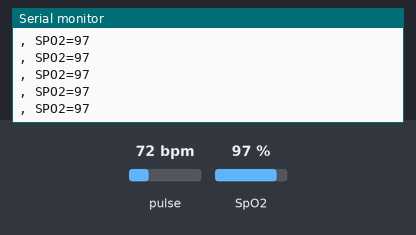
This sketch was run on a simulated Arduino Uno, built with avr-gcc and run on an emulated ATmega328P. On the bench: the last lines printed to the serial monitor. The test bench sets the inputs (shaded band); at power-on: SpO2 97 %, pulse 72 bpm.

Above: at 1.2 s.
1.3 s: SpO2 set to 80 %
At 1.8 s:
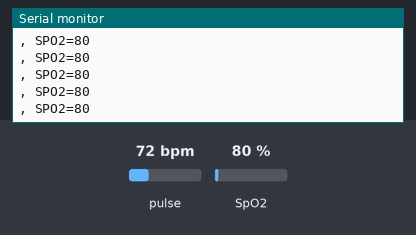
2.8 s: SpO2 set to 85 %
At 3.6 s:
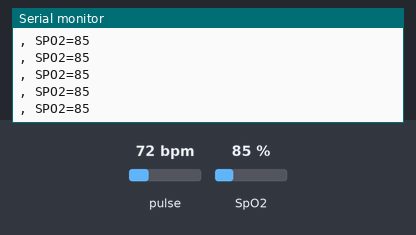
Timing chart, 0 to 5.8 s (numbered marks = the images above; inputs shaded):
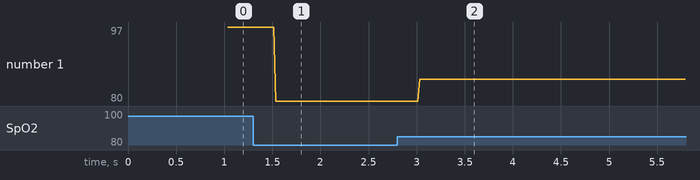

Measured:
- after the input at 1.3 s, the serial monitor: prints a new line after 0.23 s (image 1)
- after the input at 2.8 s, the serial monitor: prints a new line after 0.23 s (image 2)
- plotted number 1: 97 → 80 after the input at 1.3 s, 80 → 85 after the input at 2.8 s

The sketch:

spo2.ino
```cpp
///* This code works with MAX30102 + 128x32 OLED i2c + Buzzer and Arduino UNO
// * It's displays the Average BPM on the screen, with an animation and a buzzer sound
// * everytime a heart pulse is detected
// * It's a modified version of the HeartRate library example
// * Refer to www.surtrtech.com for more details or SurtrTech YouTube channel
// */
//
//
//#include <Wire.h>
//#include "MAX30105.h"           //MAX3010x library
//#include "heartRate.h"          //Heart rate calculating algorithm
//
//MAX30105 particleSensor;
//
//const byte RATE_SIZE = 4; //Increase this for more averaging. 4 is good.
//byte rates[RATE_SIZE]; //Array of heart rates
//byte rateSpot = 0;
//long lastBeat = 0; //Time at which the last beat occurred
//float beatsPerMinute;
//int beatAvg;
//
////#define SCREEN_WIDTH 128 // OLED display width, in pixels
////#define SCREEN_HEIGHT 32 // OLED display height, in pixels
////#define OLED_RESET    -1 // Reset pin # (or -1 if sharing Arduino reset pin)
//
////Adafruit_SSD1306 display(SCREEN_WIDTH, SCREEN_HEIGHT, &Wire, OLED_RESET); //Declaring the display name (display)
//
//
//
//void setup() {
//  Serial.begin(9600);
//  delay(100);
//  //display.begin(SSD1306_SWITCHCAPVCC, 0x3C); //Start the OLED display
//  //display.display();
//  //delay(3000);
//  // Initialize sensor
//  particleSensor.begin(Wire, I2C_SPEED_FAST); //Use default I2C port, 400kHz speed
//  particleSensor.setup(); //Configure sensor with default settings
// // particleSensor.setPulseAmplitudeRed(0x0A); //Turn Red LED to low to indicate sensor is running
//}
//
//void loop() {
// long irValue = particleSensor.getIR();    //Reading the IR value it will permit us to know if there's a finger on the sensor or not
// if(irValue > 7000){                                           //If a finger is detected
////    display.clearDisplay();                                   //Clear the display
////    display.drawBitmap(5, 5, logo2_bmp, 24, 21, WHITE);       //Draw the first bmp picture (little heart)
////    display.setTextSize(2);                                   //Near it display the average BPM you can display the BPM if you want
////    display.setTextColor(WHITE);
////    display.setCursor(50,0);
//    Serial.print(beatAvg);
//    Serial.println( "BPM");
////    display.setCursor(50,18);
//
////    display.display();
//
//  if (checkForBeat(irValue) == true)                        //If a heart beat is detected
//  {
////    display.clearDisplay();                                //Clear the display
////    display.drawBitmap(0, 0, logo3_bmp, 32, 32, WHITE);    //Draw the second picture (bigger heart)
////    display.setTextSize(2);                                //And still displays the average BPM
////    display.setTextColor(WHITE);
////    display.setCursor(50,0);
//    Serial.print(beatAvg);
//    Serial.println(" BPM");
////    display.setCursor(50,18);
//
//    delay(100);
//    //We sensed a beat!
//    long delta = millis() - lastBeat;                   //Measure duration between two beats
//    lastBeat = millis();
//
//    beatsPerMinute = 60 / (delta / 1000.0);           //Calculating the BPM
//
//    if (beatsPerMinute < 255 && beatsPerMinute > 20)               //To calculate the average we strore some values (4) then do some math to calculate the average
//    {
//      rates[rateSpot++] = (byte)beatsPerMinute; //Store this reading in the array
//      rateSpot %= RATE_SIZE; //Wrap variable
//
//      //Take average of readings
//      beatAvg = 0;
//      for (byte x = 0 ; x < RATE_SIZE ; x++)
//        beatAvg += rates[x];
//      beatAvg /= RATE_SIZE;
//    }
//  }
//
//}
//  if (irValue < 7000){       //If no finger is detected it inform the user and put the average BPM to 0 or it will be stored for the next measure
//     beatAvg=0;
//     Serial.println("Please Place Your Finger");
//
//     }
//
//}


/*
  Hardware Connections (Breakoutboard to Arduino):
  -5V = 5V (3.3V is allowed)
  -GND = GND
  -SDA = A4 (or SDA)
  -SCL = A5 (or SCL)
  -INT = Not connected

  The MAX30105 Breakout can handle 5V or 3.3V I2C logic. We recommend powering the board with 5V
  but it will also run at 3.3V.
*/

#include <Wire.h>
#include "MAX30105.h"
#include "spo2_algorithm.h"


MAX30105 particleSensor;


#if defined(__AVR_ATmega328P__) || defined(__AVR_ATmega168__)
//Arduino Uno doesn't have enough SRAM to store 50 samples of IR led data and red led data in 32-bit format
//To solve this problem, 16-bit MSB of the sampled data will be truncated. Samples become 16-bit data.
uint16_t irBuffer[50]; //infrared LED sensor data
uint16_t redBuffer[50];  //red LED sensor data
#else
uint32_t irBuffer[50]; //infrared LED sensor data
uint32_t redBuffer[50];  //red LED sensor data
#endif

int32_t heartRate; //heart rate value
int8_t validHeartRate;

int32_t spo2; //SPO2 value
int8_t validSPO2; //indicator to show if the SPO2 calculation is valid


void setup()
{
  Serial.begin(9600); // initialize serial communication at 115200 bits per second:


  // Initialize sensor
  if (!particleSensor.begin(Wire, I2C_SPEED_FAST)) //Use default I2C port, 400kHz speed
  {
    Serial.println(F("MAX30105 was not found. Please check wiring/power."));
    while (1);
  }

  particleSensor.setup(55, 4, 2, 200, 411, 4096); //Configure sensor with these settings
}

void loop()
{

  //read the first 50 samples, and determine the signal range
  for (byte i = 0 ; i < 50 ; i++)
  {
    while (particleSensor.available() == false) //do we have new data?
      particleSensor.check(); //Check the sensor for new data

    redBuffer[i] = particleSensor.getRed();
    irBuffer[i] = particleSensor.getIR();
    particleSensor.nextSample(); //We're finished with this sample so move to next sample
//    Serial.print(F("red="));
//    Serial.print(redBuffer[i], DEC);
//    Serial.print(F(", ir="));
//    Serial.println(irBuffer[i], DEC);
  }

  //calculate heart rate and SpO2 after first 50 samples (first 4 seconds of samples)
  maxim_heart_rate_and_oxygen_saturation(irBuffer, 50, redBuffer, &spo2, &validSPO2, &heartRate, &validHeartRate);

  //Continuously taking samples from MAX30102.  Heart rate and SpO2 are calculated every 1 second
  while (1)
  {
    //dumping the first 25 sets of samples in the memory and shift the last 25 sets of samples to the top
    for (byte i = 25; i < 50; i++)
    {
      redBuffer[i - 25] = redBuffer[i];
      irBuffer[i - 25] = irBuffer[i];
    }

    //take 25 sets of samples before calculating the heart rate.
    for (byte i = 25; i < 50; i++)
    {
      while (particleSensor.available() == false) //do we have new data?
        particleSensor.check(); //Check the sensor for new data

      redBuffer[i] = particleSensor.getRed();
      irBuffer[i] = particleSensor.getIR();
      particleSensor.nextSample(); //We're finished with this sample so move to next sample
//      Serial.print(F("red="));
//      Serial.print(redBuffer[i], DEC);
//      Serial.print(F(", ir="));
//      Serial.print(irBuffer[i], DEC);
//
//      Serial.print(F(", HR="));
//      Serial.println(heartRate, DEC);

//      Serial.print(F(", HRvalid="));
//      Serial.print(validHeartRate, DEC);
      if(validSPO2){
        Serial.print(F(", SPO2="));
        Serial.println(spo2, DEC);
      }

//      Serial.print(F(", SPO2Valid="));
//      Serial.println(validSPO2, DEC);

    }

    //After gathering 25 new samples recalculate HR and SP02
    maxim_heart_rate_and_oxygen_saturation(irBuffer, 50, redBuffer, &spo2, &validSPO2, &heartRate, &validHeartRate);
  }
}
```
